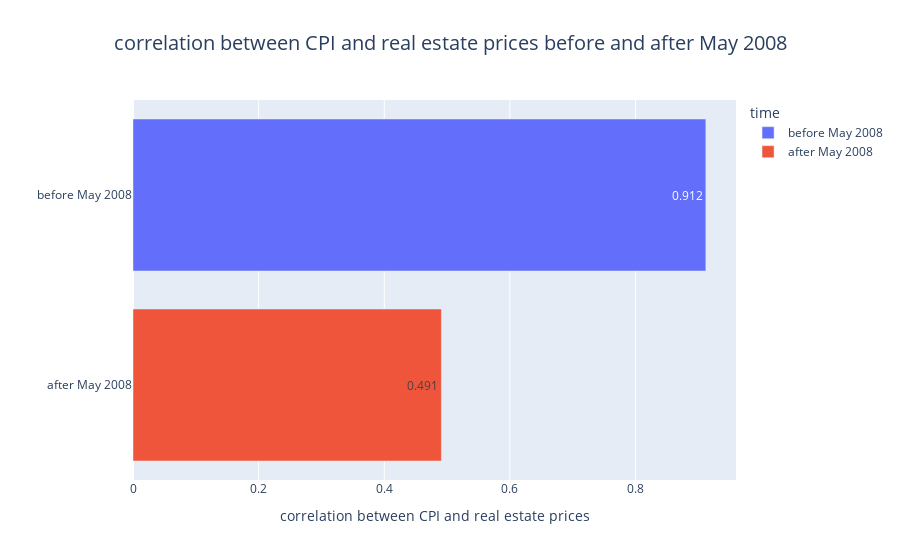

The code cell stored with this chart in its notebook:
### Code cell
# corr in high\low inflation environment
print("By looking at the chart, we can see that before 2008 the correlation was much higher than after. As a result, I decided to calculated them separately.")
df_before_may_2008 = df.loc[df.index < "2005-05"]
correlation_beofre_may_2008 = round(df_before_may_2008['inflation'].corr(df_before_may_2008['price_change']), 3)
df_after_may_2008 = df.loc[df.index > "2005-05"]
correlation_after_may_2008 = round(df_after_may_2008['inflation'].corr(df_after_may_2008['price_change']), 3)
df_for_fig = pd.DataFrame({'correlation between CPI and real estate prices': [correlation_beofre_may_2008, correlation_after_may_2008],
                   'time':['before May 2008', 'after May 2008']})
fig = px.bar(df_for_fig, y="time", x='correlation between CPI and real estate prices', color="time",
             title="correlation between CPI and real estate prices before and after May 2008",
             text="correlation between CPI and real estate prices", orientation='h')
fig.update_layout(yaxis={'visible': True, 'showticklabels': True, 'title':""})
fig.update_layout(title_x=0.5, titlefont=dict(size=20))
fig.show()

### Figure 1 — Plotly figure (JSON) as saved in the notebook; plotly's stock layout.template omitted (floating-point values rounded to 4 significant figures)
{"data": [{"alignmentgroup": "True", "hovertemplate": "time=%{y}<br>correlation between CPI and real estate prices=%{text}<extra></extra>", "legendgroup": "before May 2008", "marker": {"color": "#636efa"}, "name": "before May 2008", "offsetgroup": "before May 2008", "orientation": "h", "showlegend": true, "text": [0.912], "textposition": "auto", "type": "bar", "x": [0.912], "xaxis": "x", "y": ["before May 2008"], "yaxis": "y"}, {"alignmentgroup": "True", "hovertemplate": "time=%{y}<br>correlation between CPI and real estate prices=%{text}<extra></extra>", "legendgroup": "after May 2008", "marker": {"color": "#EF553B"}, "name": "after May 2008", "offsetgroup": "after May 2008", "orientation": "h", "showlegend": true, "text": [0.491], "textposition": "auto", "type": "bar", "x": [0.491], "xaxis": "x", "y": ["after May 2008"], "yaxis": "y"}], "layout": {"barmode": "relative", "legend": {"title": {"text": "time"}, "tracegroupgap": 0}, "title": {"font": {"size": 20}, "text": "correlation between CPI and real estate prices before and after May 2008", "x": 0.5}, "xaxis": {"anchor": "y", "domain": [0, 1], "title": {"text": "correlation between CPI and real estate prices"}}, "yaxis": {"anchor": "x", "categoryarray": ["after May 2008", "before May 2008"], "categoryorder": "array", "domain": [0, 1], "showticklabels": true, "title": {"text": ""}, "visible": true}}}
